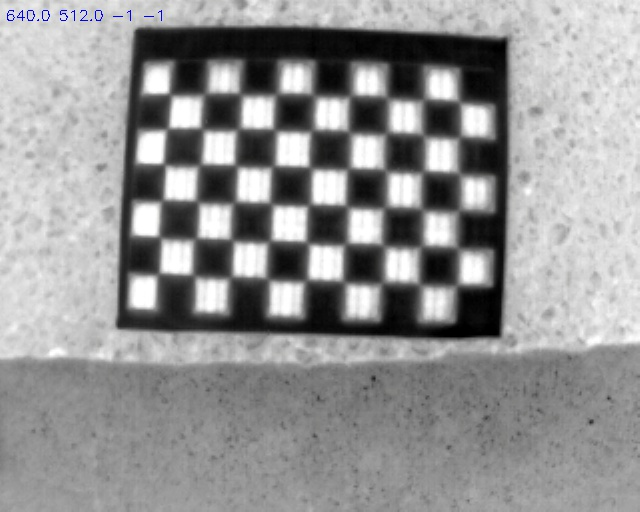
#> input picture cv_img/img_2018-04-03_13_05_07.jpg, 640 x 512 px, given in place of the camera
$ python cv_edgedetection.py   (older library calls are emulated)
#> lines starting #> are read from the running program, lines starting #| are printed output that depends on the picture; after the words box and inside, x2 and y2 are one past the last pixel; in counts of white or black regions, pixels touching at a corner belong together
import numpy as np
import cv2
from PIL import ImageEnhance
from PIL import Image

cap = cv2.VideoCapture(1)
cap_inf = cv2.VideoCapture(0)

while(True):
    if not cap.isOpened():
        print('Failed to open stream')
        break
    if not cap_inf.isOpened():
        print('Failed to open stream')
        break
    ret, img = cap.read()
#> img is the input picture: shape (512, 640, 3); mean B, G, R 148.2, 148.1, 148.1
    ret_inf, img_inf = cap_inf.read()

    #-------------------------------- Image Enhance Operation
    img_inf = Image.fromarray(img_inf)

    # [6 lines of commented-out code are left out]

    img_inf = np.asarray(img_inf)

    img = cv2.GaussianBlur(img, (3, 3), 0)

    gray = cv2.cvtColor(img, cv2.COLOR_BGR2GRAY)
    gray_inf = cv2.cvtColor(img_inf, cv2.COLOR_BGR2GRAY)
    #img[:,:,0] = 0
    #img[:,:,1] = 0
    #-------------------------------- Image Enhance Operation
    #img_inf = cv2.GaussianBlur(img_inf, (3, 3), 0)

    lap = cv2.Laplacian(gray, cv2.CV_64F)
    lap = np.uint8(np.absolute(lap))

    sobel_X = cv2.Sobel(gray, cv2.CV_64F, 1, 0)
    sobel_X = np.uint8(np.absolute(sobel_X))
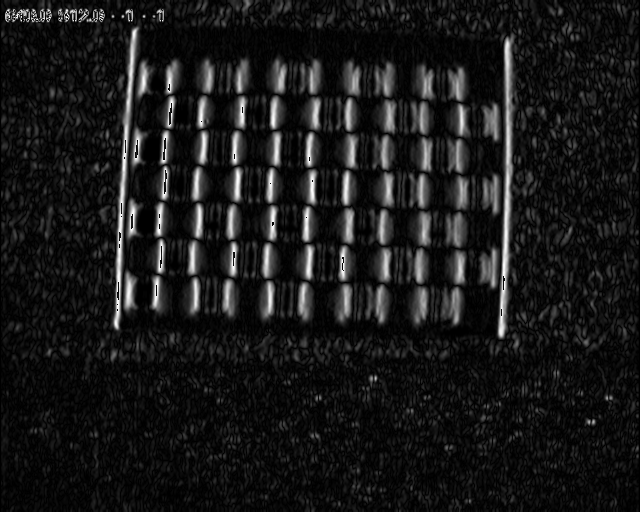
#> sobel_X: shape (512, 640); min 0, max 255, mean 25

    sobel_Y = cv2.Sobel(gray, cv2.CV_64F, 0, 1)
    sobel_Y = np.uint8(np.absolute(sobel_Y))
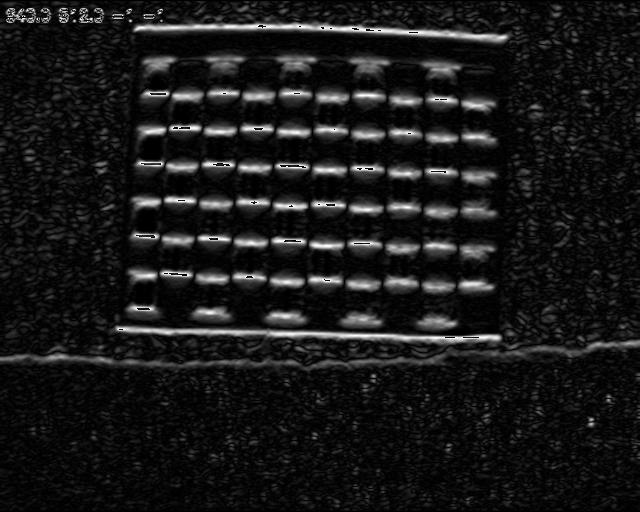
#> sobel_Y: shape (512, 640); min 0, max 255, mean 24.6

    sobel_XY = cv2.bitwise_or(sobel_X, sobel_Y)
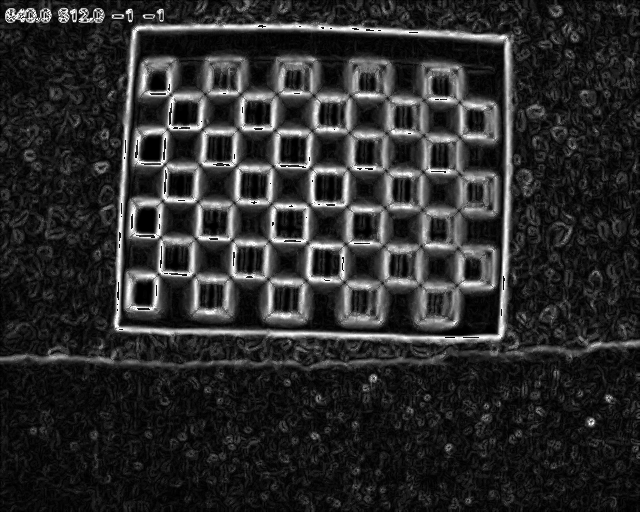
#> sobel_XY: shape (512, 640); min 0, max 255, mean 44.1

    sobel_X_inf = cv2.Sobel(gray_inf, cv2.CV_64F, 1, 0)
    sobel_X_inf = np.uint8(np.absolute(sobel_X_inf))

    sobel_Y_inf = cv2.Sobel(gray_inf, cv2.CV_64F, 0, 1)
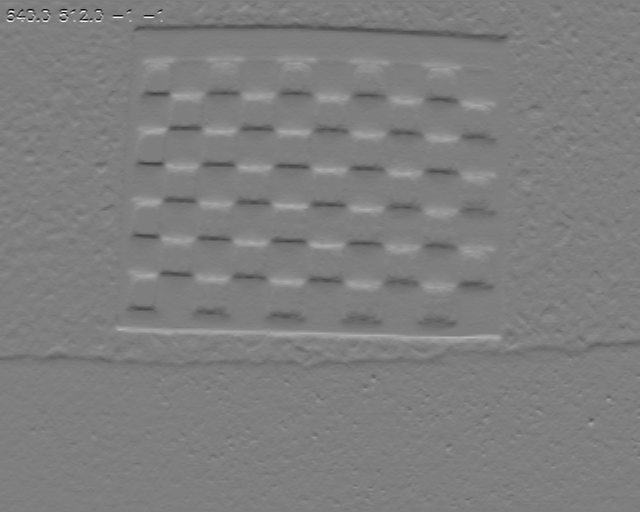
#> sobel_Y_inf: shape (512, 640) float64; min -786, max 794, mean -0.8; drawn with min black and max white
    sobel_Y_inf = np.uint8(np.absolute(sobel_Y_inf))

    sobel_XY_inf = cv2.bitwise_or(sobel_X_inf, sobel_Y_inf)

    canny = cv2.Canny(gray, 50, 150)
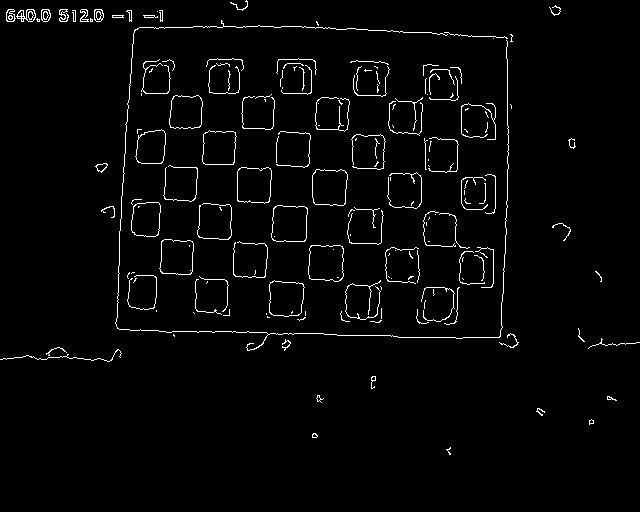
#> canny: shape (512, 640); 2.5% white in thin lines or dots, all inside (x1, y1, x2, y2) = (0, 0, 640, 455)
    canny_inf = cv2.Canny(gray_inf, 50, 150)
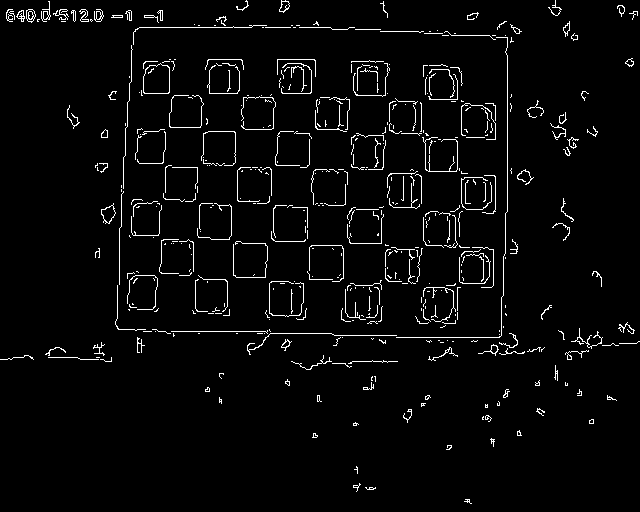
#> canny_inf: shape (512, 640); 3.4% white in thin lines or dots

    #-------------------------------- Pattern Recognization
    sift = cv2.xfeatures2d.SIFT_create()
    kp, des = sift.detectAndCompute(sobel_XY, None)
#> kp = 3334 keypoints; strongest (x, y, size): (130, 21, 1.9), (129, 11, 3.8), (74, 21, 2), (160, 11, 3.9)

    #kp, des = sift.detectAndCompute(gray, None)

    #sobel_XY = cv2.drawKeypoints(sobel_XY, kp, sobel_XY)

    kp_inf, des_inf = sift.detectAndCompute(sobel_XY_inf, None)
#> kp_inf = 3706 keypoints; strongest (x, y, size): (379, 30, 2), (48, 10, 1.9), (49, 16, 2.9), (291, 206, 2.1)

    #kp_inf, des_inf = sift.detectAndCompute(gray_inf, None)

    #sobel_XY_inf = cv2.drawKeypoints(sobel_XY_inf, kp_inf, sobel_XY_inf)

    bf = cv2.BFMatcher_create(cv2.NORM_L2)
    matches = bf.knnMatch(des, des_inf, k = 2)
#> matches = 3334 matches
    goodmatch = []
    out = np.array((1,1,1))
    for m, n in matches:
        if m.distance < 0.75 * n.distance:
            goodmatch.append((m, n))
#> after the loop, goodmatch = 1312 matches
    #print(matches)
    #print(goodmatch)

    out = cv2.drawMatchesKnn(sobel_XY, kp, sobel_XY_inf,
                             kp_inf, goodmatch[:5], None, flags = 2)
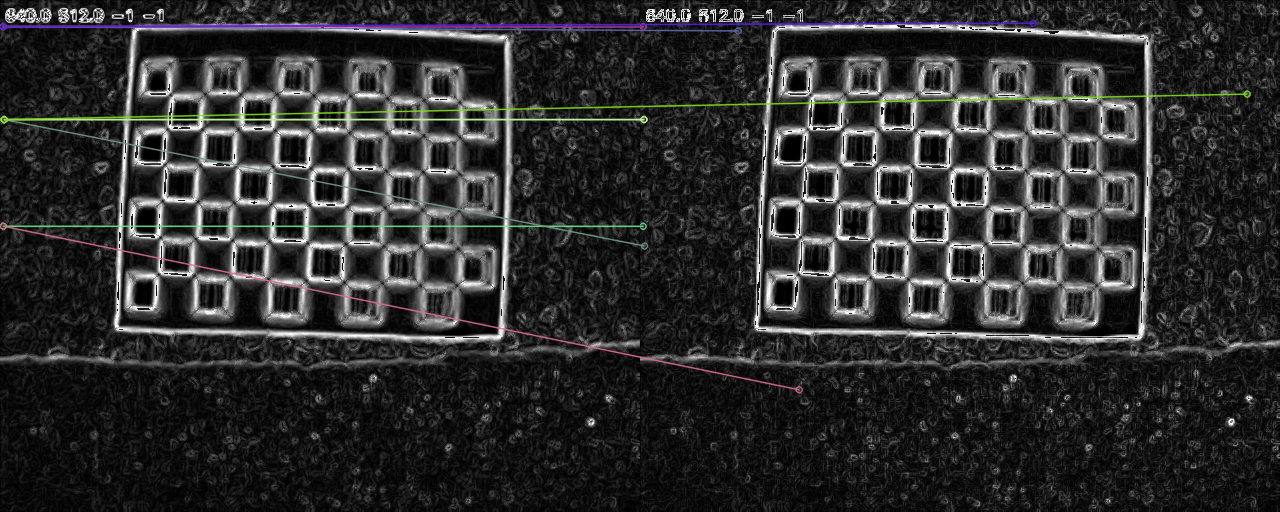
#> out: shape (512, 1280, 3); mean of channels 0, 1, 2 46, 46.1, 46; drawn as B, G, R

    #out = cv2.drawMatchesKnn(gray, kp, gray_inf,
    #                         kp_inf, goodmatch[:5], None, flags = 2)

    cv2.imshow('Original', img)
    #cv2.imshow('Gray', gray)
    cv2.imshow('Gray_inf', gray_inf)
    #cv2.imshow('Laplacian', lap)
    #cv2.imshow('Sobel X', sobel_X)
    #cv2.imshow('Sobel Y', sobel_Y)
    cv2.imshow('Sobel XY', sobel_XY)
    #cv2.imshow('Canny', canny)
    cv2.imshow('Sobel_inf XY', sobel_XY_inf)
    #cv2.imshow('Canny_inf', canny_inf)
    #cv2.imshow('Outer', out)


    if cv2.waitKey(20) > 0:
#> (key Esc is pressed here)
        break

cv2.destroyAllWindows()

$ run again, on cv_img/img_2018-04-03_13_05_10.jpg
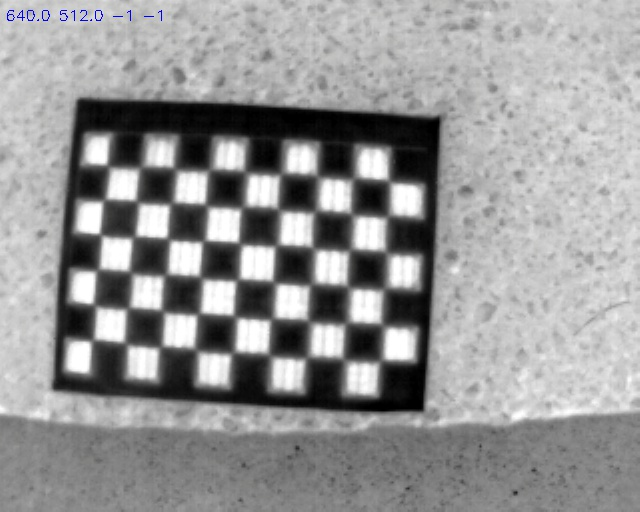
#> input picture cv_img/img_2018-04-03_13_05_10.jpg, 640 x 512 px, given in place of the camera
#> img is the input picture: shape (512, 640, 3); mean B, G, R 149.8, 149.6, 149.6
#> `canny = cv2.Canny(gray, 50, 150)`:
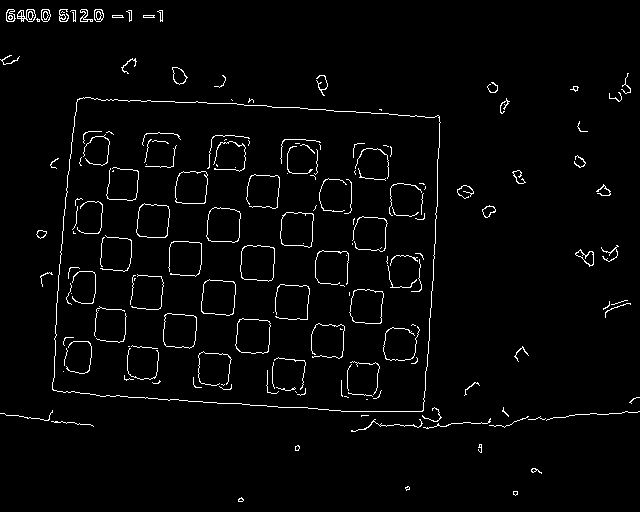
#> canny: shape (512, 640); 2.6% white in thin lines or dots
#> canny_inf: shape (512, 640); 3.8% white in thin lines or dots
#> kp = 4205 keypoints; strongest (x, y, size): (160, 11, 3.8), (74, 21, 2), (73, 11, 3.4), (80, 12, 2.4)
#> kp_inf = 4517 keypoints; strongest (x, y, size): (234, 242, 1.9), (242, 318, 1.9), (22, 10, 2), (283, 318, 1.9)
#> matches = 4205 matches
#> after the loop `for m, n in matches:`: goodmatch = 1503 matches
#> `out = cv2.drawMatchesKnn(sobel_XY, kp, sobel_XY_inf, kp_inf, goodmatch..`:
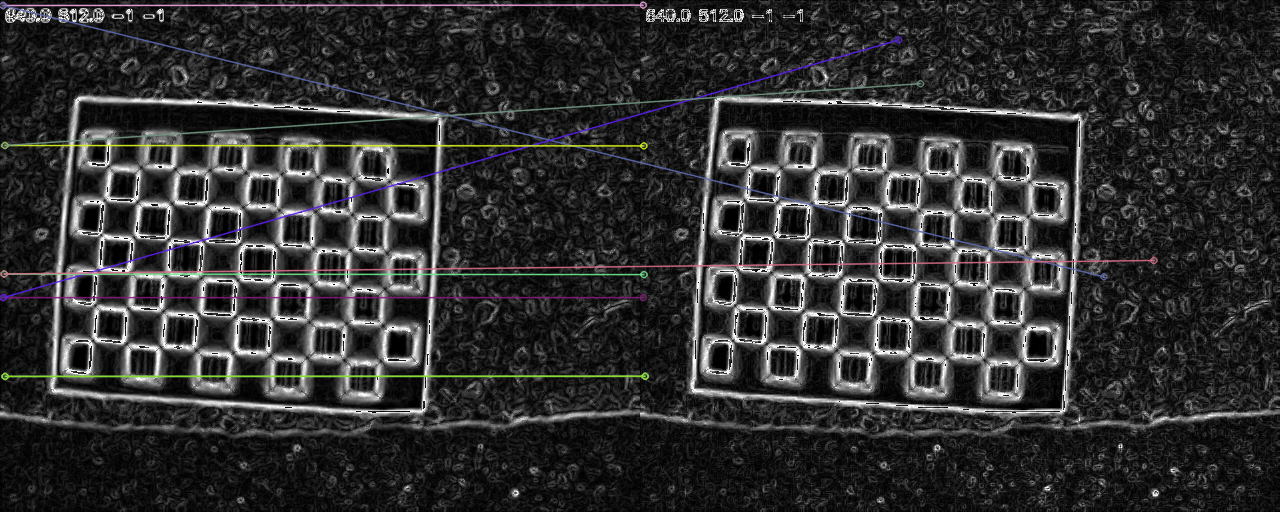
#> out: shape (512, 1280, 3); mean of channels 0, 1, 2 48.1, 48, 48.2; drawn as B, G, R

$ run again, on cv_img/img_2018-04-03_13_05_12.jpg
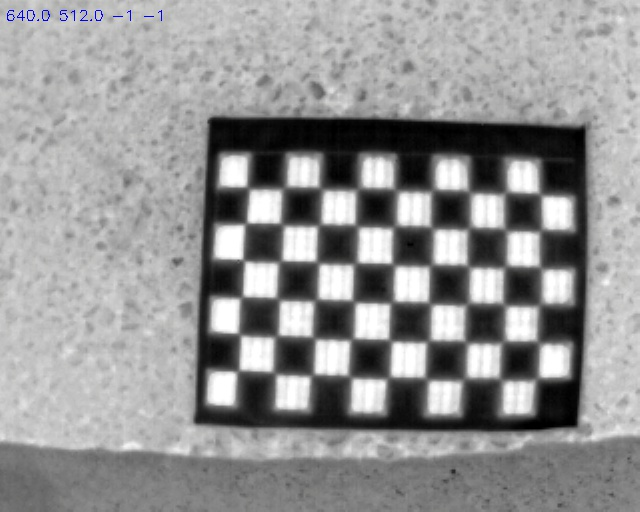
#> input picture cv_img/img_2018-04-03_13_05_12.jpg, 640 x 512 px, given in place of the camera
#> img is the input picture: shape (512, 640, 3); mean B, G, R 148, 147.8, 147.8
#> `canny = cv2.Canny(gray, 50, 150)`:
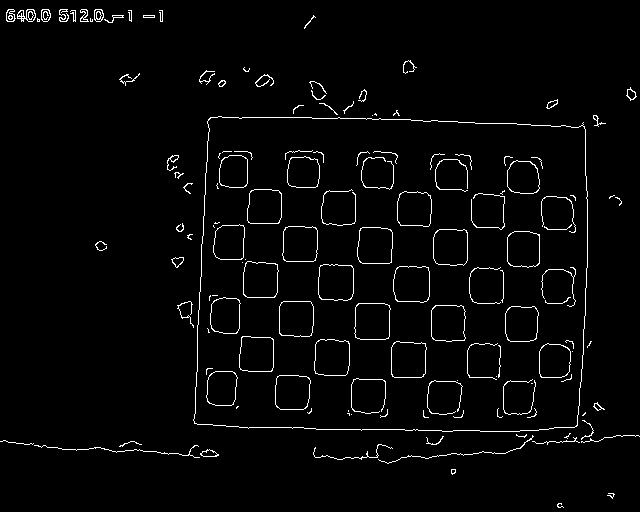
#> canny: shape (512, 640); 2.6% white in thin lines or dots
#> canny_inf: shape (512, 640); 3.7% white in thin lines or dots
#> kp = 4562 keypoints; strongest (x, y, size): (160, 11, 3.7), (123, 16, 2), (128, 12, 3.1), (91, 19, 1.9)
#> kp_inf = 4767 keypoints; strongest (x, y, size): (38, 20, 2.4), (7, 20, 2.1), (326, 118, 3.6), (91, 20, 2.6)
#> matches = 4562 matches
#> after the loop `for m, n in matches:`: goodmatch = 1567 matches
#> `out = cv2.drawMatchesKnn(sobel_XY, kp, sobel_XY_inf, kp_inf, goodmatch..`:
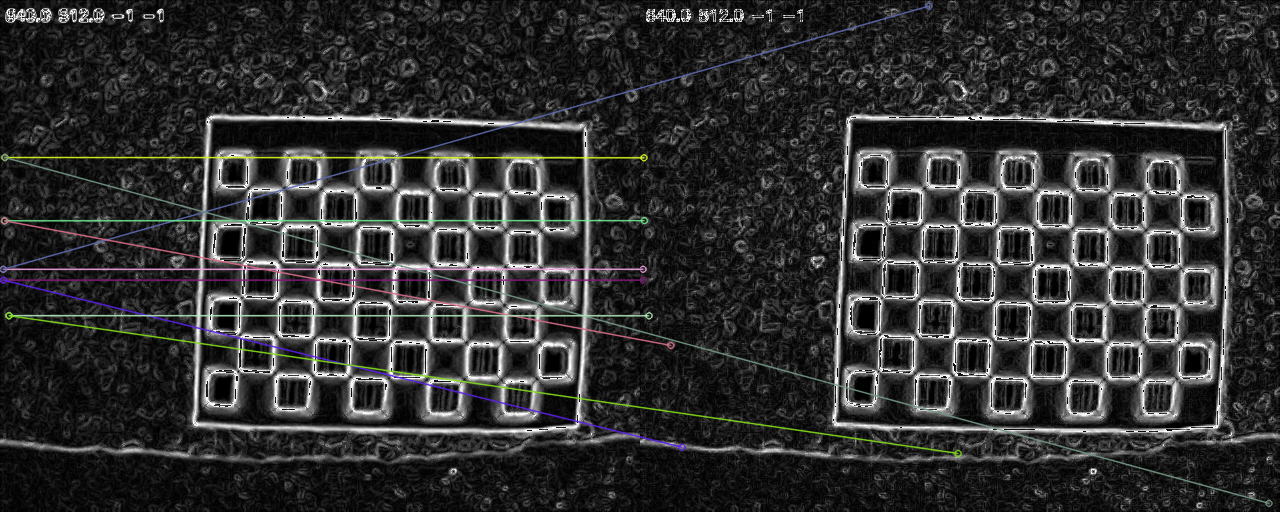
#> out: shape (512, 1280, 3); mean of channels 0, 1, 2 48.4, 48.6, 48.5; drawn as B, G, R

$ run again, on cv_img/img_2018-04-03_13_05_18.jpg
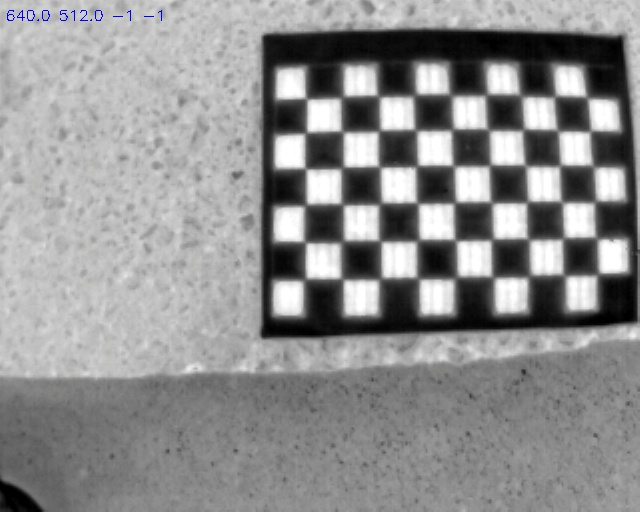
#> input picture cv_img/img_2018-04-03_13_05_18.jpg, 640 x 512 px, given in place of the camera
#> img is the input picture: shape (512, 640, 3); mean B, G, R 143, 142.9, 142.9
#> canny: shape (512, 640); 2.4% white in thin lines or dots
#> canny_inf: shape (512, 640); 3.2% white in thin lines or dots
#> kp = 3614 keypoints; strongest (x, y, size): (299, 206, 2), (130, 21, 2), (129, 11, 4), (637, 256, 1.9)
#> kp_inf = 3942 keypoints; strongest (x, y, size): (378, 31, 3.4), (590, 141, 2.5), (8, 20, 2.6), (91, 20, 2.5)
#> matches = 3614 matches
#> after the loop `for m, n in matches:`: goodmatch = 1211 matches
#> `out = cv2.drawMatchesKnn(sobel_XY, kp, sobel_XY_inf, kp_inf, goodmatch..`:
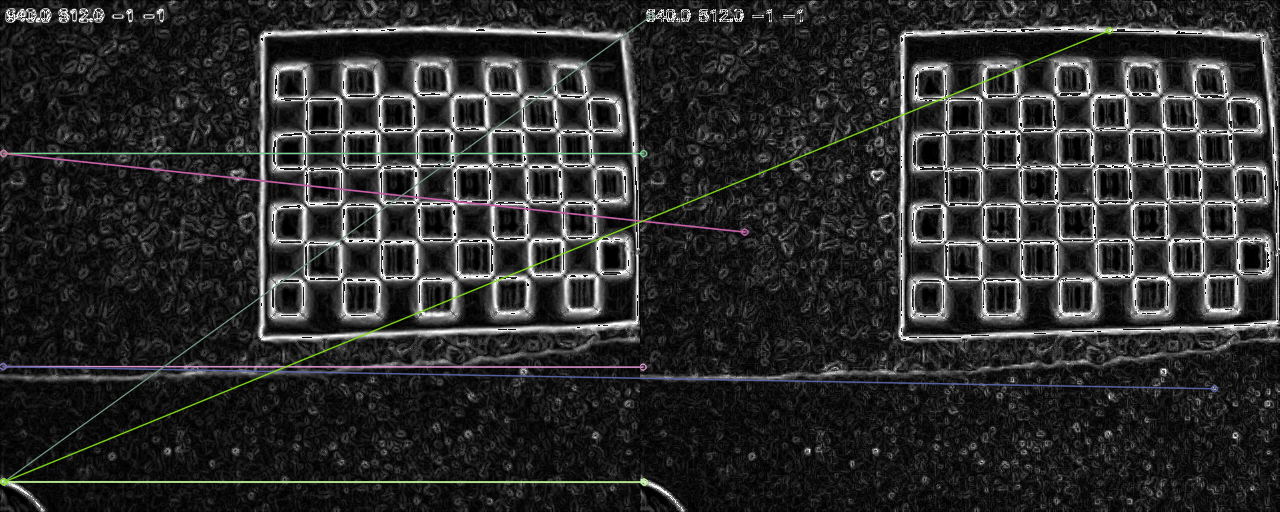
#> out: shape (512, 1280, 3); mean of channels 0, 1, 2 44.8, 45.1, 44.9; drawn as B, G, R
